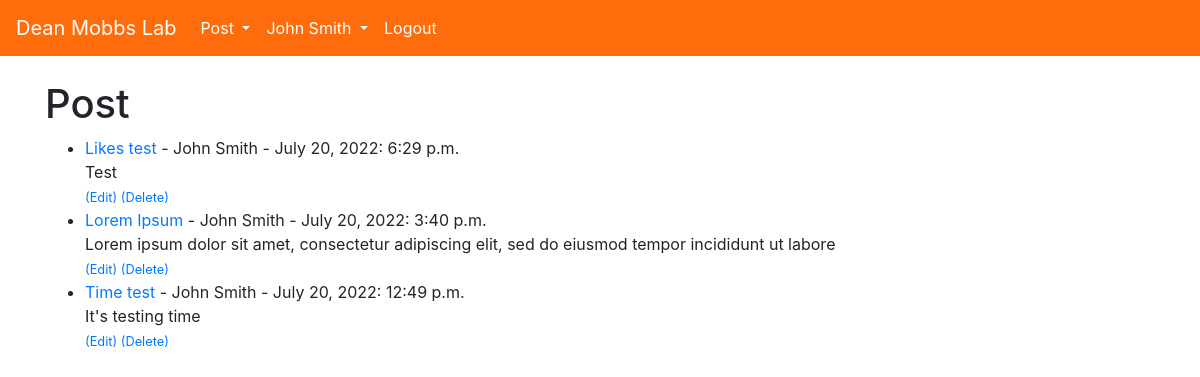
Screenshot of /my_posts (signed in) with the database file from the repository.
### Posts/models.py (models this page shows, shortened)
class Post(models.Model):
    title = models.CharField(max_length=255)
    author = models.ForeignKey(User, on_delete=models.CASCADE)
    body = RichTextField(blank=True, null=True)
    post_date = models.DateField(auto_now_add=True)
    post_time = models.TimeField(auto_now_add=True)
    likes = models.ManyToManyField(User, related_name='posts')
    image = models.ImageField(null=True, blank=True, upload_to="images/")

### Posts/views.py (the view)
# urls.py: path('my_posts', MyPostsView.as_view(), name='my-posts'),
class MyPostsView(ListView):
    model = Post
    template_name = 'my_posts.html'
    ordering = ['-post_date', '-id']

### Posts/templates/my_posts.html
{% extends 'base.html' %}
{% block content %}
<h1>Post</h1>
<ul>
{% for post in object_list %}
    {% if user.id == post.author.id %}
        <li><a href="{% url 'post-detail' post.pk %}">{{ post.title }}</a> -
            {{ post.author.first_name }}
            {{ post.author.last_name }} -
            {{ post.post_date }}: {{ post.post_time }}<br/>
            {{ post.body|slice:":100"|safe}} <br/>
            <a href="{% url 'post-edit' post.pk %}"><small>(Edit) </small></a>
            <a href="{% url 'post-delete' post.pk %}"><small>(Delete) </small></a></li>
    {% endif %}
{% endfor %}
</ul>
{% endblock %}

### Posts/templates/base.html (shortened to what this page needs)
<!doctype html>
<html lang="en">
  <head>
    <link rel="stylesheet" href="https://cdn.jsdelivr.net/npm/bootstrap@4.4.1/dist/css/bootstrap.min.css">
  </head>
  <body>
    <nav class="navbar navbar-expand-lg navbar-dark" style="background-color: #FF6C0C">
        <a class="navbar-brand" href="{% url 'home' %}">Dean Mobbs Lab</a>
        <div class="collapse navbar-collapse" id="navbarSupportedContent">
          <ul class="navbar-nav mr-auto">
            {% if user.is_authenticated %}
            <li class="nav-item dropdown">
              <a class="nav-link dropdown-toggle" href="#" id="navbarDropdown" role="button" data-toggle="dropdown" aria-haspopup="true" aria-expanded="false" style="color: white;">
                Post
              </a>
            </li>
            <li class="nav-item dropdown">
              <a class="nav-link dropdown-toggle" href="#" id="navbarDropdown" role="button" data-toggle="dropdown" aria-haspopup="true" aria-expanded="false" style="color: white;">
                {{ user.first_name }} {{ user.last_name }}
              </a>
            </li>
              <li class="nav-item">
                <a class="nav-link" href="{% url 'logout' %}" style="color: white">Logout</a>
              </li>
            {% endif %}
          </ul>
        </div>
      </nav>
    <br/>
    <div class="container">
    {% block content %}
    {% endblock %}
    </div>
  </body>
</html>

### rows the page displays
Post: title "Likes test", author.first_name "John", author.last_name "Smith", post_date "July 20, 2022", post_time "6:29 p.m.", body "Test"
Post: title "Lorem Ipsum", author.first_name "John", author.last_name "Smith", post_date "July 20, 2022", post_time "3:40 p.m.", body "Lorem ipsum dolor sit amet, consectetur adipiscing elit, sed do eiusmod tempor incididunt ut labore"
Post: title "Time test", author.first_name "John", author.last_name "Smith", post_date "July 20, 2022", post_time "12:49 p.m.", body "It's testing time"

### other values shown
{{ user.first_name }} "John"
{{ user.last_name }} "Smith"
